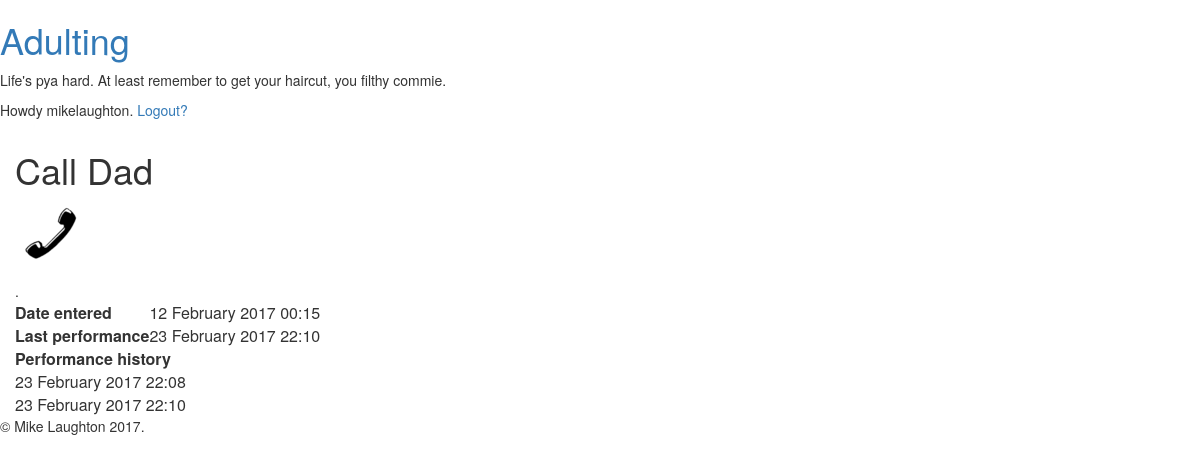
The app's page /detail/3/ (signed in) with its own data.
### reminders/models.py (models this page shows, shortened)
class Task(models.Model):
	user = models.ForeignKey(settings.AUTH_USER_MODEL,on_delete=models.CASCADE,blank=True,null=True)
	label = models.CharField(max_length=200)
	entry_date = models.DateTimeField(_('Date entered'))
	deadline = models.DateTimeField(_('Deadline'),blank=True,null=True)
	icon = models.ForeignKey(Icon,null=True,blank=True)
	is_secret = models.BooleanField(_('Secret?'))
	countdown = models.BooleanField(_('Countdown'),help_text=_('Countdown or countup?'),default=True)
	def last_performed(self):
		return self.performance_set.order_by('-perf_date')[0].perf_date
	def __str__(self):
		return self.label

class Icon(models.Model):
	icon = models.ImageField(upload_to='uploads/%Y/%m/%d/')
	description = models.CharField(_('Description'),blank=True,null=True,max_length=100)
	def __str__(self):
		return self.description

class Performance(models.Model):
	task = models.ForeignKey(Task)
	perf_date = models.DateTimeField(_('Date performed'))

### reminders/views.py (the view)
# urls.py: url(r'^detail/(?P<pk>[0-9]*)/?$', views.TaskDetailView.as_view(),name='detail'),
class TaskDetailView(generic.DetailView):
	model = Task

### reminders/templates/reminders/task_detail.html (shortened to what this page needs)
{% extends "reminders/base.html" %}
{% load static i18n %}
{% get_media_prefix as media_prefix %}
{% block content %}
		<div class="row" id="">
			<div class="activity-single col-xs-12 col-sm-12 col-md-9" id="1">
				<h1 class="activity_title">{{task.label}}</h1>
				<p class="activity_icon"><img src="{% get_media_prefix %}/{{task.icon.icon}}" alt="{{task.icon}}"></p>
				<table>
					<tr>
						<th>{% trans 'Date entered' noop %}</th>
						<td><time>{{ task.entry_date|date:"d F Y" }} {{ task.entry_date|time:"H:i" }}</time></td>
					</tr>
					<tr>
						{% if countdown %}
						<th>Deadline</th>
						<td>{{ task.deadline|date:"d F Y" }} {{ task.deadline|date:"H:i" }}</td>
						{% else %}
						<th>Last performance</th>
						<td>{{ task.last_performed|date:"d F Y" }} {{ task.last_performed|date:"H:i" }}</td>.
						{% endif %}
					</tr>
					<tr>
						<th colspan="2">
						Performance history
						</th>
					</tr>
					{% for performance in task.performance_set.all %}
					<tr>
					<td colspan="2">
						<time>{{ performance.perf_date|date:"d F Y" }} {{ performance.perf_date|time:"H:i" }}</time>
					</td>
					</tr>
					{% endfor %}
				</table>
{% endblock %}

### reminders/templates/reminders/base.html (shortened to what this page needs)
{% load static %}
<!DOCTYPE>
<html>
	<head>
		<link rel="stylesheet" href="https://maxcdn.bootstrapcdn.com/bootstrap/3.3.7/css/bootstrap.min.css">
		<link rel="stylesheet" href="https://maxcdn.bootstrapcdn.com/bootstrap/3.3.7/css/bootstrap.min.css">
	</head>
	<body>
	<header>
		<h1><a href="{% url 'reminders:index' %}">Adulting</a></h1>
		<p>Life's pya hard. At least remember to get your haircut, you filthy commie.</p>
		{%if user.is_authenticated %}
		<p>Howdy {{user.username}}. <a href="{% url 'logout' %}">Logout?</a></p>
		{% endif %}
	</header>
	<section id="main" class="container-fluid">
		{% block content %}{% endblock %}
	</section>
	<footer>
		&copy; Mike Laughton 2017.
	</footer>
	</body>
</html>

### records on screen
Task: label "Call Dad", icon.icon (picture), entry_date "12 February 2017", entry_date "00:15", last_performed "23 February 2017", last_performed "22:10"
Performance: perf_date "23 February 2017", perf_date "22:08"
Performance: perf_date "23 February 2017", perf_date "22:10"

### other values on screen
{{ user.username }} "mikelaughton"
